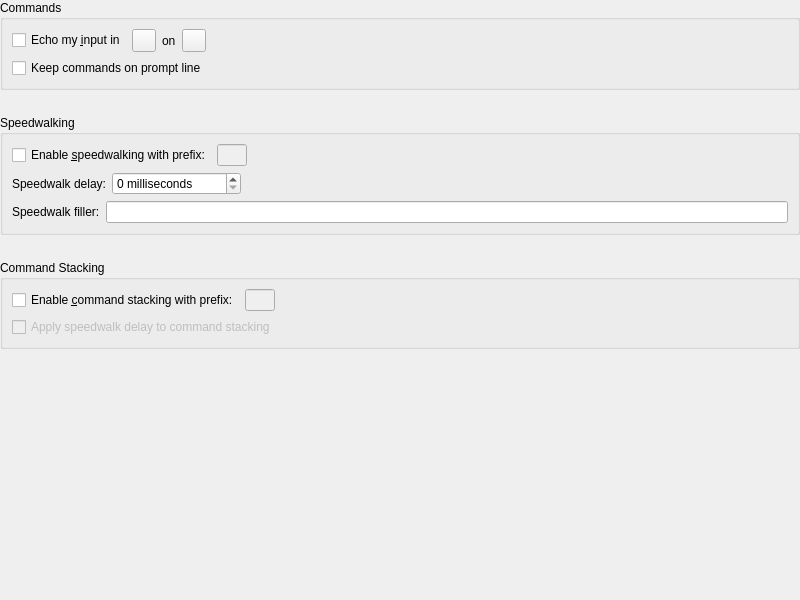
<?xml version="1.0" encoding="UTF-8"?>
<ui version="4.0">
 <class>PrefsCommands</class>
 <widget class="QWidget" name="PrefsCommands">
  <property name="geometry">
   <rect>
    <x>0</x>
    <y>0</y>
    <width>800</width>
    <height>600</height>
   </rect>
  </property>
  <property name="windowTitle">
   <string>Commands</string>
  </property>
  <layout class="QVBoxLayout" name="verticalLayout_3">
   <property name="spacing">
    <number>25</number>
   </property>
   <property name="leftMargin">
    <number>0</number>
   </property>
   <property name="topMargin">
    <number>0</number>
   </property>
   <property name="rightMargin">
    <number>0</number>
   </property>
   <property name="bottomMargin">
    <number>0</number>
   </property>
   <item>
    <widget class="QGroupBox" name="_output_window">
     <property name="title">
      <string>Commands</string>
     </property>
     <layout class="QVBoxLayout" name="verticalLayout">
      <item>
       <layout class="QHBoxLayout" name="horizontalLayout_6">
        <item>
         <widget class="QCheckBox" name="DisplayMyInput">
          <property name="text">
           <string>Echo my &amp;input in</string>
          </property>
         </widget>
        </item>
        <item>
         <widget class="ColorPickerButton" name="EchoColour">
          <property name="baseSize">
           <size>
            <width>20</width>
            <height>20</height>
           </size>
          </property>
         </widget>
        </item>
        <item>
         <widget class="QLabel" name="EchoBackgroundColour_label">
          <property name="text">
           <string>on</string>
          </property>
         </widget>
        </item>
        <item>
         <widget class="ColorPickerButton" name="EchoBackgroundColour">
          <property name="baseSize">
           <size>
            <width>20</width>
            <height>20</height>
           </size>
          </property>
         </widget>
        </item>
        <item>
         <spacer name="horizontalSpacer">
          <property name="orientation">
           <enum>Qt::Orientation::Horizontal</enum>
          </property>
          <property name="sizeHint" stdset="0">
           <size>
            <width>40</width>
            <height>20</height>
           </size>
          </property>
         </spacer>
        </item>
       </layout>
      </item>
      <item>
       <widget class="QCheckBox" name="KeepCommandsOnSameLine">
        <property name="text">
         <string>Keep commands on prompt line</string>
        </property>
       </widget>
      </item>
     </layout>
    </widget>
   </item>
   <item>
    <widget class="QGroupBox" name="_speedwalk">
     <property name="title">
      <string>Speedwalking</string>
     </property>
     <layout class="QVBoxLayout" name="verticalLayout_2">
      <item>
       <layout class="QHBoxLayout" name="horizontalLayout_5">
        <item>
         <widget class="QCheckBox" name="EnableSpeedWalk">
          <property name="text">
           <string>Enable &amp;speedwalking with prefix:</string>
          </property>
         </widget>
        </item>
        <item>
         <widget class="QLineEdit" name="SpeedWalkPrefix">
          <property name="enabled">
           <bool>false</bool>
          </property>
          <property name="sizePolicy">
           <sizepolicy hsizetype="Fixed" vsizetype="Fixed">
            <horstretch>0</horstretch>
            <verstretch>0</verstretch>
           </sizepolicy>
          </property>
          <property name="maximumSize">
           <size>
            <width>30</width>
            <height>16777215</height>
           </size>
          </property>
          <property name="maxLength">
           <number>1</number>
          </property>
         </widget>
        </item>
        <item>
         <spacer name="horizontalSpacer_5">
          <property name="orientation">
           <enum>Qt::Orientation::Horizontal</enum>
          </property>
          <property name="sizeHint" stdset="0">
           <size>
            <width>600</width>
            <height>20</height>
           </size>
          </property>
         </spacer>
        </item>
       </layout>
      </item>
      <item>
       <layout class="QHBoxLayout" name="horizontalLayout_2">
        <item>
         <widget class="QLabel" name="SpeedWalkDelay_label">
          <property name="text">
           <string>Speedwalk delay:</string>
          </property>
         </widget>
        </item>
        <item>
         <widget class="QSpinBox" name="SpeedWalkDelay">
          <property name="suffix">
           <string> milliseconds</string>
          </property>
          <property name="maximum">
           <number>30000</number>
          </property>
         </widget>
        </item>
        <item>
         <spacer name="horizontalSpacer_3">
          <property name="orientation">
           <enum>Qt::Orientation::Horizontal</enum>
          </property>
          <property name="sizeHint" stdset="0">
           <size>
            <width>40</width>
            <height>20</height>
           </size>
          </property>
         </spacer>
        </item>
       </layout>
      </item>
      <item>
       <layout class="QHBoxLayout" name="horizontalLayout_3">
        <item>
         <widget class="QLabel" name="SpeedWalkFiller_label">
          <property name="text">
           <string>Speedwalk filler:</string>
          </property>
         </widget>
        </item>
        <item>
         <widget class="QLineEdit" name="SpeedWalkFiller"/>
        </item>
       </layout>
      </item>
     </layout>
    </widget>
   </item>
   <item>
    <widget class="QGroupBox" name="_command_stacking">
     <property name="title">
      <string>Command Stacking</string>
     </property>
     <layout class="QVBoxLayout" name="verticalLayout_4">
      <item>
       <layout class="QHBoxLayout" name="horizontalLayout_4">
        <item>
         <widget class="QCheckBox" name="EnableCommandStack">
          <property name="text">
           <string>Enable &amp;command stacking with prefix:</string>
          </property>
         </widget>
        </item>
        <item>
         <widget class="QLineEdit" name="CommandStackCharacter">
          <property name="enabled">
           <bool>false</bool>
          </property>
          <property name="sizePolicy">
           <sizepolicy hsizetype="Fixed" vsizetype="Fixed">
            <horstretch>0</horstretch>
            <verstretch>0</verstretch>
           </sizepolicy>
          </property>
          <property name="maximumSize">
           <size>
            <width>30</width>
            <height>16777215</height>
           </size>
          </property>
          <property name="maxLength">
           <number>1</number>
          </property>
         </widget>
        </item>
        <item>
         <spacer name="horizontalSpacer_4">
          <property name="orientation">
           <enum>Qt::Orientation::Horizontal</enum>
          </property>
          <property name="sizeHint" stdset="0">
           <size>
            <width>600</width>
            <height>20</height>
           </size>
          </property>
         </spacer>
        </item>
       </layout>
      </item>
      <item>
       <widget class="QCheckBox" name="CommandStackDelay">
        <property name="enabled">
         <bool>false</bool>
        </property>
        <property name="text">
         <string>Apply speedwalk delay to command stacking</string>
        </property>
       </widget>
      </item>
     </layout>
    </widget>
   </item>
   <item>
    <spacer name="verticalSpacer">
     <property name="orientation">
      <enum>Qt::Orientation::Vertical</enum>
     </property>
     <property name="sizeHint" stdset="0">
      <size>
       <width>20</width>
       <height>40</height>
      </size>
     </property>
    </spacer>
   </item>
  </layout>
 </widget>
 <customwidgets>
  <customwidget>
   <class>ColorPickerButton</class>
   <extends>QToolButton</extends>
   <header>colorpickerbutton.h</header>
  </customwidget>
 </customwidgets>
 <resources/>
 <connections>
  <connection>
   <sender>EnableCommandStack</sender>
   <signal>toggled(bool)</signal>
   <receiver>CommandStackCharacter</receiver>
   <slot>setEnabled(bool)</slot>
   <hints>
    <hint type="sourcelabel">
     <x>140</x>
     <y>531</y>
    </hint>
    <hint type="destinationlabel">
     <x>282</x>
     <y>531</y>
    </hint>
   </hints>
  </connection>
  <connection>
   <sender>EnableCommandStack</sender>
   <signal>toggled(bool)</signal>
   <receiver>CommandStackDelay</receiver>
   <slot>setEnabled(bool)</slot>
   <hints>
    <hint type="sourcelabel">
     <x>140</x>
     <y>531</y>
    </hint>
    <hint type="destinationlabel">
     <x>403</x>
     <y>562</y>
    </hint>
   </hints>
  </connection>
  <connection>
   <sender>EnableSpeedWalk</sender>
   <signal>toggled(bool)</signal>
   <receiver>SpeedWalkPrefix</receiver>
   <slot>deleteLater()</slot>
   <hints>
    <hint type="sourcelabel">
     <x>125</x>
     <y>46</y>
    </hint>
    <hint type="destinationlabel">
     <x>251</x>
     <y>46</y>
    </hint>
   </hints>
  </connection>
 </connections>
</ui>
